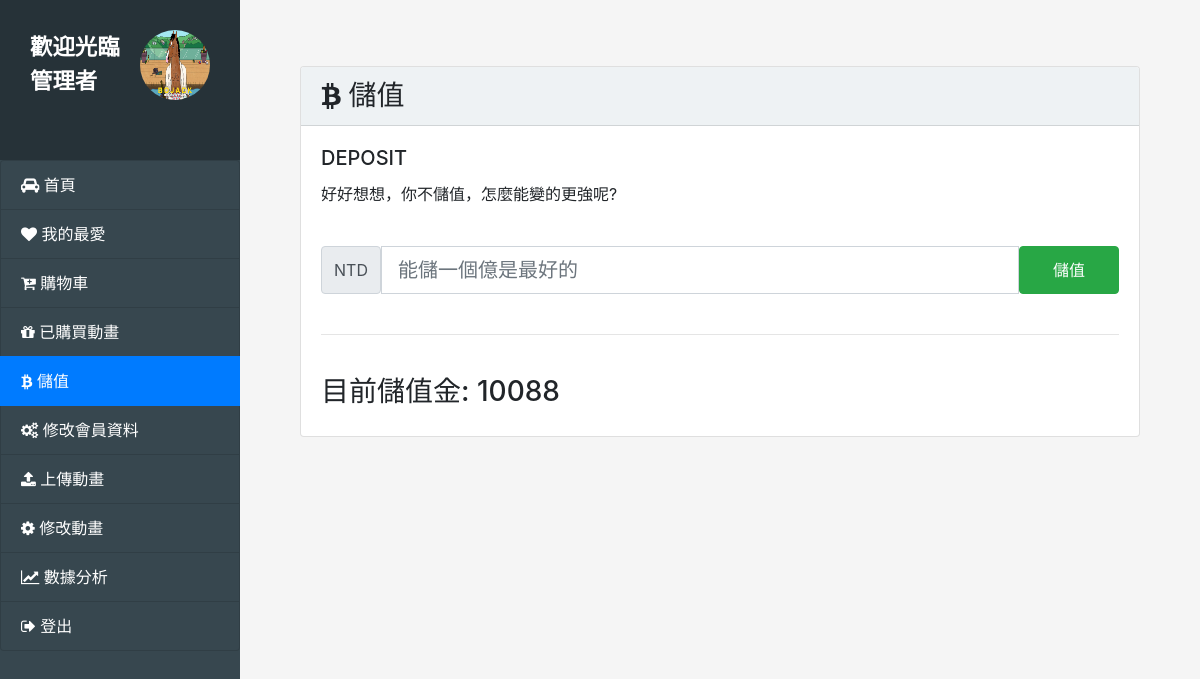
The app's page /back-money.php (signed in) with its own data.
### tables this page shows
CREATE TABLE `user` (
  `user_id` int(8) NOT NULL,
  `user_account` varchar(20) NOT NULL,
  `user_password` varchar(20) NOT NULL,
  `user_photo` varchar(30) NOT NULL,
  `user_email` varchar(30) NOT NULL,
  `user_money` int(8) NOT NULL,
  `user_time` varchar(20) NOT NULL
);

### back-money.php (the view, shortened to what this page needs)
<!DOCTYPE html>
<html lang="en">
<head>
    <link rel="stylesheet" href="https://stackpath.bootstrapcdn.com/bootstrap/4.1.1/css/bootstrap.min.css">
    <link rel="stylesheet" href="https://cdnjs.cloudflare.com/ajax/libs/font-awesome/4.7.0/css/font-awesome.min.css">
    <link rel="stylesheet" href="css/back.css">
    <link rel="stylesheet" href="css/left-nav.css">
</head>
<body>
    <?php
        require_once "part/dbconnect.php";
        if($_SESSION["login"]!=true){
            header("Refresh:0;url='index.php'");
        }elseif($_SESSION["user"]=="root"){
            require_once "part/admin_nav.php";
        }else{
            require_once "part/user_nav.php";
        }
        $account=$_SESSION["user"];
        $sql="SELECT * from user where user_account='$account'";
        $result=$link->query($sql);
        if($row=$result->fetch_assoc()){
            $money=$row["user_money"];
        }
    ?>
    <div class="wrap">
        <div class="card" style="margin-top:5%;">
            <h3 class="card-header"><i class="fa fa-bitcoin"></i> 儲值</h3>
            <div class="card-body">
                <h5 class="card-title">DEPOSIT</h5>
                <p class="card-text">好好想想，你不儲值，怎麼能變的更強呢?</p><br>
                <form action="part/updatemoney.php" method="post">
                    <div class="input-group input-group-lg">
                        <span class="input-group-text">NTD</span>
                        <input type="number" name="money" class="form-control" placeholder="能儲一個億是最好的" aria-label="Recipient's username" aria-describedby="basic-addon2">
                        <button class="btn btn-success" type="submit">儲值</button>
                    </div>
                </form>
                <br>
                <hr>
                <br>
                <h3>目前儲值金: <?php echo $money ?> </h3>
            </div>
        </div>
    </div>
</body>
</html>

### part/admin_nav.php (shortened to what this page needs)
<?php
    require_once "dbconnect.php";
    $name=$_SESSION["user"];
    $sql="SELECT * from user where user_account='$name'";
    $result=$link->query($sql);
    while($row=$result->fetch_assoc()){
        $photo=$row["user_photo"];
    }
?>
<nav class="user-nav">
    <div class="peopleimg img-circle">
        <img src="<?php echo $photo ?>" alt="">
        <p>歡迎光臨 管理者</p>
    </div>
    <div class="list-group">
        <a href="index.php" class="list-group-item"><i class="fa fa-car"></i>  首頁</a>
        <a href="back-favorite.php" class="list-group-item" id="favorite"><i class="fa fa-heart"></i>  我的最愛</a>
        <a href="back-cart.php" class="list-group-item" id="cart"><i class="fa fa-cart-plus"></i>  購物車</a>
        <a href="back-purchased.php" class="list-group-item" id="purchased"><i class="fa fa-gift"></i>  已購買動畫</a>
        <a href="back-money.php" class="list-group-item" id="deposit"><i class="fa fa-bitcoin"></i>  儲值</a>
        <a href="back-revisemember.php" class="list-group-item" id="revisemember"><i class="fa fa-cogs"></i>  修改會員資料</a>
        <a href="back-upload.php" class="list-group-item" id="uploadcomic"><i class="fa fa-upload"></i>  上傳動畫</a>
        <a href="back-reviseupload.php" class="list-group-item" id="reviseuploadcomic"><i class="fa fa-cog"></i>  修改動畫</a>
        <a href="back-dataanalysis.php" class="list-group-item" id="dataanalysis"><i class="fa fa-line-chart"></i>  數據分析</a>
        <a href="part/logout.php" class="list-group-item"><i class="fa fa fa-sign-out"></i>  登出</a>
    </div>
</nav>

### css/back.css (style rules this page uses)
html { background:#F5F5F5; font-family:微軟正黑體; }
div.wrap { float:right; width:80%; padding:5%; padding-top:2%; }
h3.card-header { background:#EEF2F4; }
hr { margin-top: 1rem; margin-bottom: 1rem; border: 0; border-top: 1px solid rgba(0, 0, 0, 0.1); }
button.btn-success { width:100px; }

### css/left-nav.css (style rules this page uses)
html { height: 100%; }
nav.user-nav { height:100%; width:20%; background:#37474F; position:fixed; left:0px; }
div.list-group a { background: #37474F; color: white; height: 5%; }
div.peopleimg { height: 20%; background:#263238; padding:30px; }
div.peopleimg img { width:70px; height:70px; border-radius: 50%; stroke:white; float:right; }
div.peopleimg p { color:white; font-weight: bold; font-size: 140%; }

### records on screen
user: user_photo (picture), user_money "10088"
